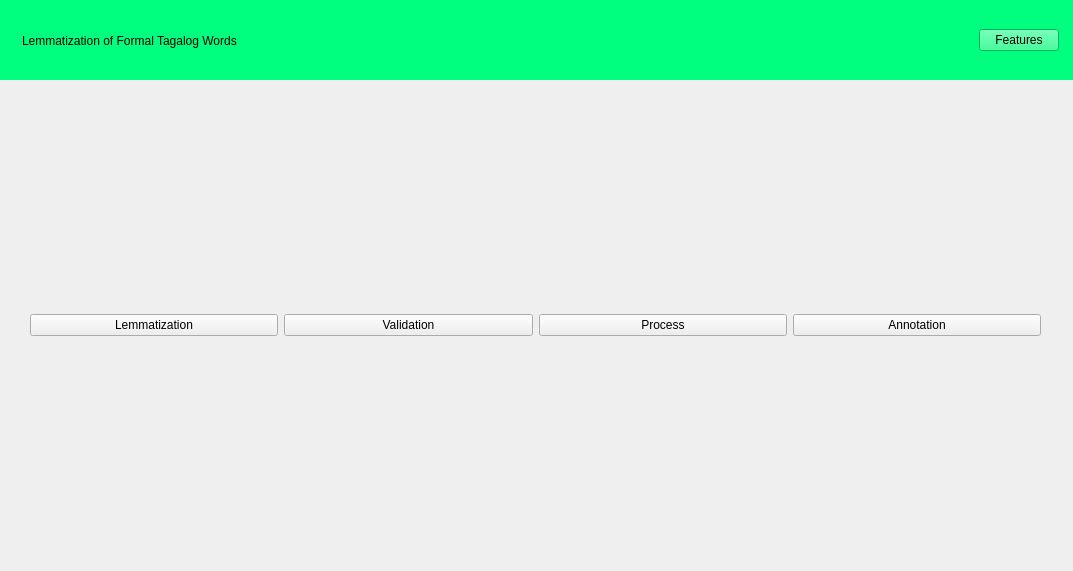
<?xml version="1.0" encoding="UTF-8"?>
<ui version="4.0">
 <class>MainWindow</class>
 <widget class="QMainWindow" name="MainWindow">
  <property name="geometry">
   <rect>
    <x>0</x>
    <y>0</y>
    <width>1073</width>
    <height>571</height>
   </rect>
  </property>
  <property name="windowTitle">
   <string>MainWindow</string>
  </property>
  <widget class="QWidget" name="centralwidget">
   <widget class="QStackedWidget" name="stackedWidget">
    <property name="geometry">
     <rect>
      <x>0</x>
      <y>80</y>
      <width>1071</width>
      <height>491</height>
     </rect>
    </property>
    <property name="currentIndex">
     <number>0</number>
    </property>
    <widget class="QWidget" name="featurePage">
     <widget class="QWidget" name="layoutWidget">
      <property name="geometry">
       <rect>
        <x>30</x>
        <y>30</y>
        <width>1011</width>
        <height>431</height>
       </rect>
      </property>
      <layout class="QHBoxLayout" name="horizontalLayout_4">
       <item>
        <widget class="QPushButton" name="lemmaBtn">
         <property name="text">
          <string>Lemmatization</string>
         </property>
        </widget>
       </item>
       <item>
        <widget class="QPushButton" name="validationBtn">
         <property name="text">
          <string>Validation</string>
         </property>
        </widget>
       </item>
       <item>
        <widget class="QPushButton" name="processBtn">
         <property name="text">
          <string>Process</string>
         </property>
        </widget>
       </item>
       <item>
        <widget class="QPushButton" name="annotationBtn">
         <property name="text">
          <string>Annotation</string>
         </property>
        </widget>
       </item>
      </layout>
     </widget>
    </widget>
    <widget class="QWidget" name="lemmaPage">
     <widget class="QWidget" name="layoutWidget">
      <property name="geometry">
       <rect>
        <x>30</x>
        <y>30</y>
        <width>1011</width>
        <height>431</height>
       </rect>
      </property>
      <layout class="QVBoxLayout" name="verticalLayout_3">
       <property name="spacing">
        <number>14</number>
       </property>
       <item>
        <layout class="QHBoxLayout" name="horizontalLayout">
         <property name="spacing">
          <number>25</number>
         </property>
         <item>
          <layout class="QVBoxLayout" name="verticalLayout">
           <item>
            <widget class="QLabel" name="inputLabel">
             <property name="text">
              <string>Input Tagalog Text</string>
             </property>
            </widget>
           </item>
           <item>
            <widget class="QPlainTextEdit" name="inputText"/>
           </item>
          </layout>
         </item>
         <item>
          <layout class="QVBoxLayout" name="verticalLayout_2">
           <item>
            <widget class="QLabel" name="resulLabel">
             <property name="text">
              <string>Result</string>
             </property>
            </widget>
           </item>
           <item>
            <widget class="QPlainTextEdit" name="resultText"/>
           </item>
          </layout>
         </item>
        </layout>
       </item>
       <item>
        <layout class="QHBoxLayout" name="horizontalLayout_2">
         <item>
          <widget class="QPushButton" name="importBtn">
           <property name="text">
            <string>Import</string>
           </property>
          </widget>
         </item>
         <item>
          <widget class="QPushButton" name="exportBtn">
           <property name="text">
            <string>Export</string>
           </property>
          </widget>
         </item>
         <item>
          <widget class="QComboBox" name="comboBox">
           <item>
            <property name="text">
             <string>Default</string>
            </property>
           </item>
           <item>
            <property name="text">
             <string>Exclude invalid words on result</string>
            </property>
           </item>
           <item>
            <property name="text">
             <string>Exclude stop words on result</string>
            </property>
           </item>
          </widget>
         </item>
         <item>
          <spacer name="horizontalSpacer">
           <property name="orientation">
            <enum>Qt::Horizontal</enum>
           </property>
           <property name="sizeHint" stdset="0">
            <size>
             <width>40</width>
             <height>20</height>
            </size>
           </property>
          </spacer>
         </item>
         <item>
          <widget class="QPushButton" name="lemmatizeBtn">
           <property name="text">
            <string>Lemmatize</string>
           </property>
          </widget>
         </item>
         <item>
          <widget class="QPushButton" name="clearBtn">
           <property name="text">
            <string>Clear</string>
           </property>
          </widget>
         </item>
        </layout>
       </item>
      </layout>
     </widget>
    </widget>
    <widget class="QWidget" name="validationPage">
     <widget class="QWidget" name="layoutWidget">
      <property name="geometry">
       <rect>
        <x>30</x>
        <y>30</y>
        <width>1011</width>
        <height>431</height>
       </rect>
      </property>
      <layout class="QVBoxLayout" name="verticalLayout_4">
       <property name="spacing">
        <number>11</number>
       </property>
       <property name="leftMargin">
        <number>6</number>
       </property>
       <property name="topMargin">
        <number>4</number>
       </property>
       <property name="bottomMargin">
        <number>9</number>
       </property>
       <item>
        <widget class="QLabel" name="label">
         <property name="text">
          <string>Validation</string>
         </property>
        </widget>
       </item>
       <item>
        <widget class="QPlainTextEdit" name="validText"/>
       </item>
       <item>
        <layout class="QHBoxLayout" name="horizontalLayout_5">
         <property name="spacing">
          <number>18</number>
         </property>
         <item>
          <spacer name="horizontalSpacer_3">
           <property name="orientation">
            <enum>Qt::Horizontal</enum>
           </property>
           <property name="sizeHint" stdset="0">
            <size>
             <width>40</width>
             <height>20</height>
            </size>
           </property>
          </spacer>
         </item>
         <item>
          <widget class="QPushButton" name="validTokenBtn">
           <property name="text">
            <string>Valid Tokens</string>
           </property>
          </widget>
         </item>
         <item>
          <widget class="QPushButton" name="invalidTokenBtn">
           <property name="text">
            <string>Invalid Tokens</string>
           </property>
          </widget>
         </item>
        </layout>
       </item>
      </layout>
     </widget>
    </widget>
    <widget class="QWidget" name="processPage">
     <widget class="QWidget" name="layoutWidget">
      <property name="geometry">
       <rect>
        <x>31</x>
        <y>31</y>
        <width>1011</width>
        <height>431</height>
       </rect>
      </property>
      <layout class="QHBoxLayout" name="horizontalLayout_6">
       <property name="spacing">
        <number>18</number>
       </property>
       <item>
        <layout class="QVBoxLayout" name="verticalLayout_7">
         <item>
          <widget class="QLabel" name="label_2">
           <property name="text">
            <string>Process</string>
           </property>
          </widget>
         </item>
         <item>
          <widget class="QPlainTextEdit" name="processText"/>
         </item>
        </layout>
       </item>
       <item>
        <layout class="QVBoxLayout" name="verticalLayout_5">
         <item>
          <widget class="QLabel" name="label_5">
           <property name="text">
            <string>Display</string>
           </property>
           <property name="scaledContents">
            <bool>false</bool>
           </property>
           <property name="indent">
            <number>0</number>
           </property>
          </widget>
         </item>
         <item>
          <widget class="QPushButton" name="tokenizationBtn">
           <property name="text">
            <string>Tokenization</string>
           </property>
          </widget>
         </item>
         <item>
          <widget class="QPushButton" name="morphemeBtn">
           <property name="text">
            <string>Morphemes</string>
           </property>
          </widget>
         </item>
         <item>
          <widget class="QPushButton" name="potentialLemmaBtn">
           <property name="text">
            <string>Potential Lemma</string>
           </property>
          </widget>
         </item>
         <item>
          <widget class="QPushButton" name="fuzzyBtn">
           <property name="text">
            <string>Fuzzy Matching</string>
           </property>
          </widget>
         </item>
         <item>
          <widget class="QPushButton" name="lemmaRankingBtn">
           <property name="text">
            <string>Lemma Ranking</string>
           </property>
          </widget>
         </item>
         <item>
          <spacer name="verticalSpacer">
           <property name="orientation">
            <enum>Qt::Vertical</enum>
           </property>
           <property name="sizeHint" stdset="0">
            <size>
             <width>20</width>
             <height>40</height>
            </size>
           </property>
          </spacer>
         </item>
        </layout>
       </item>
      </layout>
     </widget>
    </widget>
    <widget class="QWidget" name="annotationPage">
     <widget class="QWidget" name="layoutWidget">
      <property name="geometry">
       <rect>
        <x>30</x>
        <y>30</y>
        <width>1011</width>
        <height>431</height>
       </rect>
      </property>
      <layout class="QVBoxLayout" name="verticalLayout_6">
       <property name="spacing">
        <number>20</number>
       </property>
       <property name="bottomMargin">
        <number>15</number>
       </property>
       <item>
        <widget class="QLabel" name="label_3">
         <property name="text">
          <string>Annotation</string>
         </property>
        </widget>
       </item>
       <item>
        <widget class="QTableWidget" name="annotationTable">
         <column>
          <property name="text">
           <string>New Column</string>
          </property>
         </column>
         <column>
          <property name="text">
           <string>New Column</string>
          </property>
         </column>
        </widget>
       </item>
       <item alignment="Qt::AlignRight">
        <widget class="QLabel" name="label_4">
         <property name="text">
          <string>Tagalog Input and Lemma Output will be annotated here       </string>
         </property>
        </widget>
       </item>
      </layout>
     </widget>
    </widget>
   </widget>
   <widget class="QWidget" name="headerWidget" native="true">
    <property name="geometry">
     <rect>
      <x>0</x>
      <y>0</y>
      <width>1081</width>
      <height>80</height>
     </rect>
    </property>
    <property name="styleSheet">
     <string notr="true">background-color:rgb(0, 255, 127)</string>
    </property>
    <widget class="QWidget" name="horizontalLayoutWidget">
     <property name="geometry">
      <rect>
       <x>10</x>
       <y>10</y>
       <width>1061</width>
       <height>61</height>
      </rect>
     </property>
     <layout class="QHBoxLayout" name="horizontalLayout_3">
      <property name="spacing">
       <number>21</number>
      </property>
      <property name="leftMargin">
       <number>12</number>
      </property>
      <property name="rightMargin">
       <number>12</number>
      </property>
      <item>
       <widget class="QLabel" name="titleLabel">
        <property name="text">
         <string>Lemmatization of Formal Tagalog Words</string>
        </property>
       </widget>
      </item>
      <item>
       <spacer name="horizontalSpacer_2">
        <property name="orientation">
         <enum>Qt::Horizontal</enum>
        </property>
        <property name="sizeHint" stdset="0">
         <size>
          <width>40</width>
          <height>20</height>
         </size>
        </property>
       </spacer>
      </item>
      <item>
       <widget class="QPushButton" name="featureBtn">
        <property name="text">
         <string>Features</string>
        </property>
       </widget>
      </item>
     </layout>
    </widget>
   </widget>
  </widget>
 </widget>
 <resources/>
 <connections/>
</ui>
